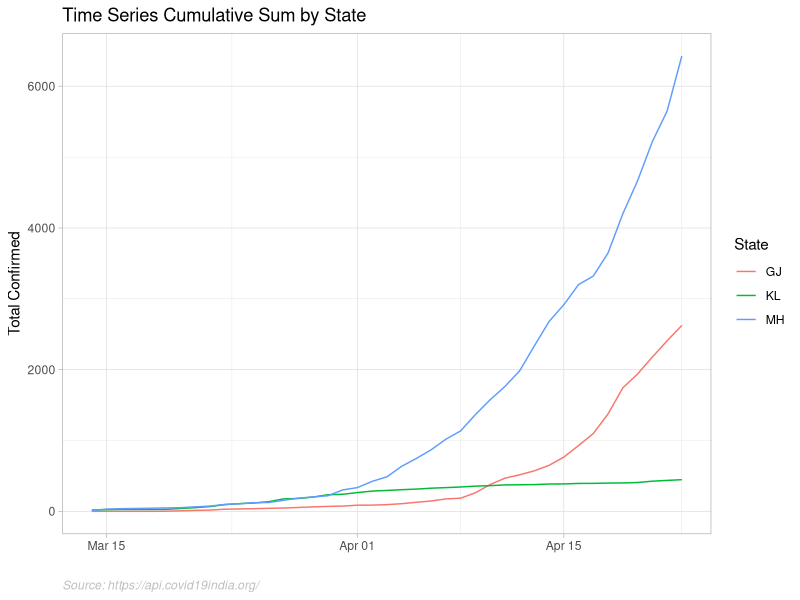
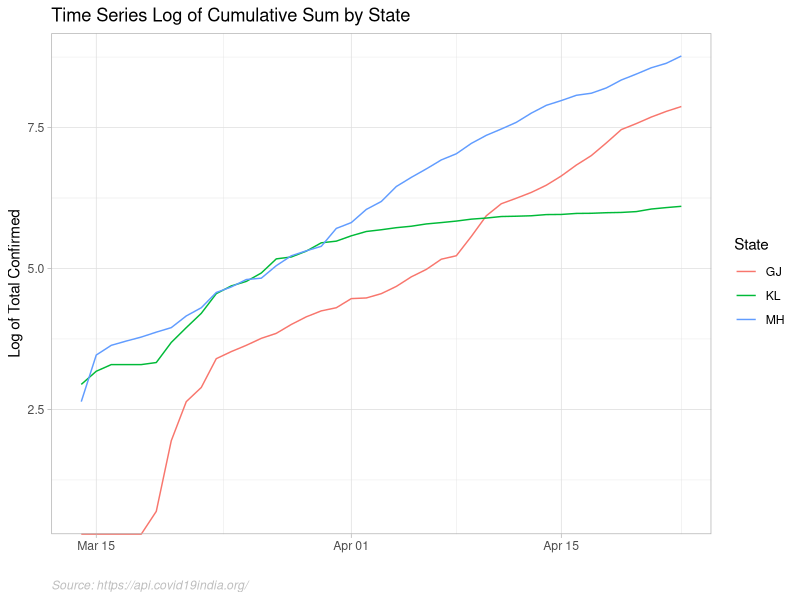

Reproduce these figures in R, in order. (Note: this script raises an error after producing the figures.)
## ---- chunk 1

library(tidyverse)
theme_set(theme_light())
library(lubridate)
library(kableExtra)

## ---- chunk 2
covid <- read_csv("./outdata/simple_heir_data.csv")
## ---- chunk 3
covid %>% 
  group_by(status) %>%
  summarize(
    "Mean" = mean(value, na.rm = T),
    "Median" = median(value, na.rm = T),
    "SD" = sd(value, na.rm = T),
    "Min" = min(value, na.rm = T),
    "Max" = max(value, na.rm = T),
    "No. of Obs" = n()
  ) %>%
  kable(align = "c", caption = "Daily Count") %>%
  kable_styling()
## ---- chunk 4
covid %>% 
  group_by(status) %>%
  summarize(
    "Mean" = mean(value_cumsum, na.rm = T),
    "Median" = median(value_cumsum, na.rm = T),
    "SD" = sd(value_cumsum, na.rm = T),
    "Min" = min(value_cumsum, na.rm = T),
    "Max" = max(value_cumsum, na.rm = T),
    "No. of Obs" = n()
  ) %>% 
  kable(align = "c", caption = "Cumulative Daily Count") %>%
  kable_styling()
## ---- chunk 5
covid %>%
    filter(status == "Confirmed" &
               state %in% c("MH", "GJ", "KL")) %>%
    ggplot() +
    geom_line(aes(date, value_cumsum, color = state)) +
    labs(title = "Time Series Cumulative Sum by State",
         x = "",
         y = "Total Confirmed",
         color = "State",
         caption = "Source: https://api.covid19india.org/") +
    theme(plot.caption = element_text(color = "grey", face = "italic", 
                                      hjust = 0))
## ---- chunk 6

covid %>%
    filter(status == "Confirmed" &
               state %in% c("MH", "GJ", "KL")) %>%
    ggplot() +
    geom_line(aes(date, log(value_cumsum), color = state)) +
    labs(title = "Time Series Log of Cumulative Sum by State",
         x = "",
         y = "Log of Total Confirmed",
         color = "State",
         caption = "Source: https://api.covid19india.org/") +
    theme(plot.caption = element_text(color = "grey", face = "italic", 
                                      hjust = 0))
## ---- chunk 7
coeffs <- read_csv("./outdata/simple_heir_coeff.csv")
## ---- chunk 8
df_ind_coeff <- coeffs %>%
    filter(state != "Population")

pop_coeff <- coeffs %>%
    filter(state == "Population")

df_ind_coeff <- df_ind_coeff %>%
    filter(abs(HI - LI) < 0.5)

# reording based on R0 size
df_ind_coeff$state_ro <- transform(df_ind_coeff$state, 
                                   state_ro=reorder(df_ind_coeff$state,
                                                    -df_ind_coeff$Median))$state_ro

# Plotting Rs
df_ind_coeff %>%
    arrange(Median) %>%
    ggplot(aes(x=state_ro,y=Median))+
    geom_point() +
    geom_linerange(aes(ymin=LI,ymax=HI)) +
    geom_hline(data=pop_coeff,
                 aes(yintercept=Median),
                 color="blue",linetype="dashed") +
    annotate("text", y=pop_coeff$Median - 0.03, x = 2, label= "India R0",
             color = "blue", angle = 90) + 
    coord_flip() +
      labs(title = "Covid-19 Effective Reproduction Number by State",
           y = "Estimated R",
           x = "State",
           caption = "Source: https://api.covid19india.org/") +
    theme(plot.caption = element_text(color = "grey", 
                                      face = "italic", 
                                      hjust = 0))
## ---- chunk 9
ggsave("./product/simple_heir_r_bysate.png",
       height = 6, width = 9)
